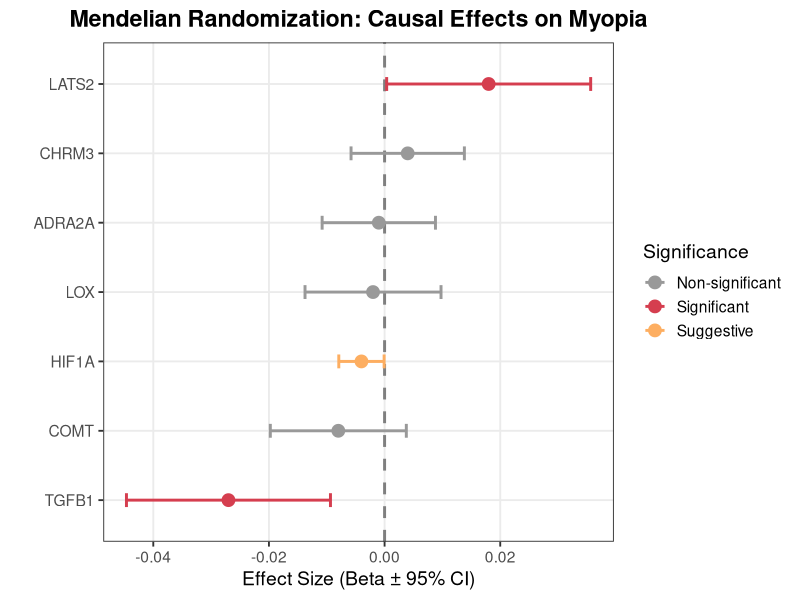
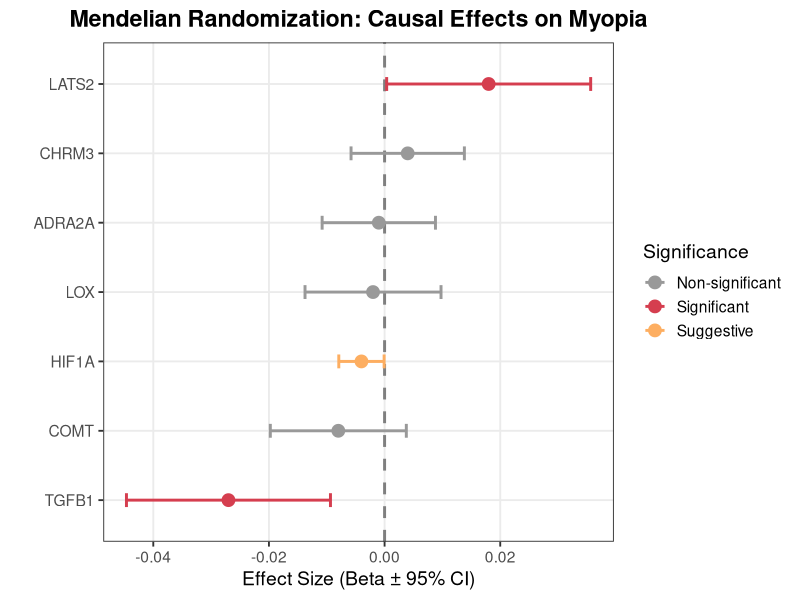
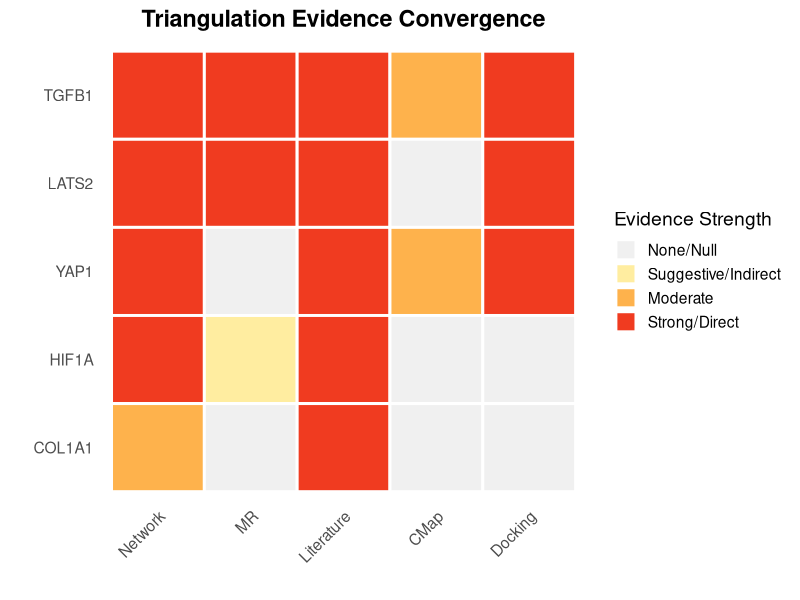
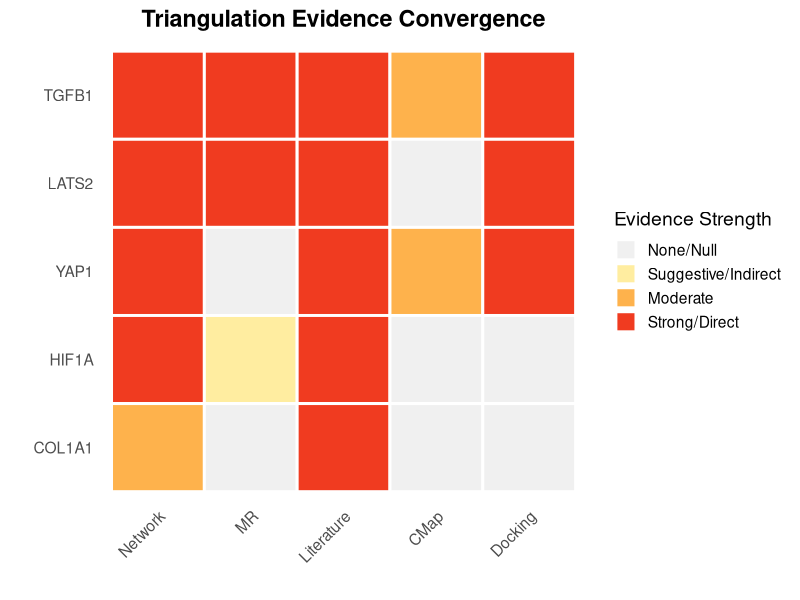
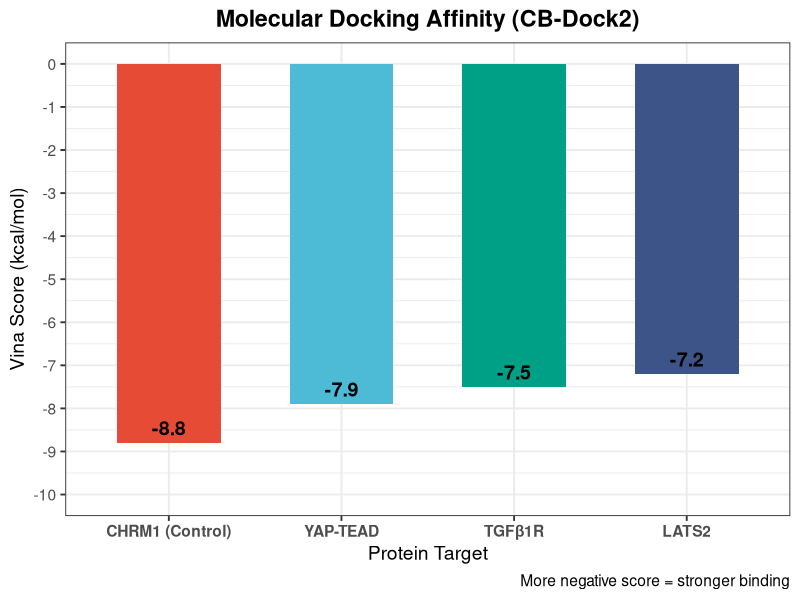
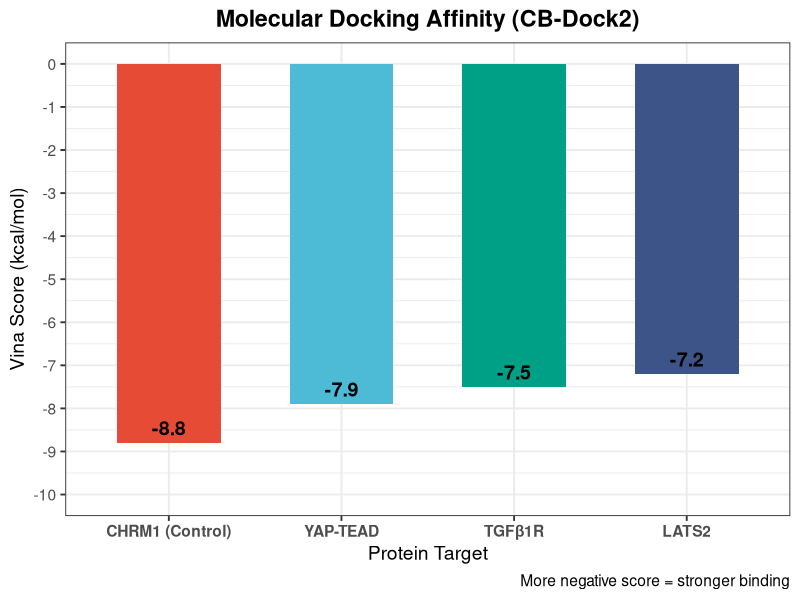

These charts were generated, in order, by the following R code:
# R script to generate publication-ready figures for Exp Eye Res submission
# Park Jungyul - M-LIGHT Project

if (!requireNamespace("ggplot2", quietly = TRUE)) install.packages("ggplot2", repos="https://cran.r-project.org")
if (!requireNamespace("dplyr", quietly = TRUE)) install.packages("dplyr", repos="https://cran.r-project.org")
if (!requireNamespace("tidyr", quietly = TRUE)) install.packages("tidyr", repos="https://cran.r-project.org")
if (!requireNamespace("ggsci", quietly = TRUE)) install.packages("ggsci", repos="https://cran.r-project.org")

library(ggplot2)
library(dplyr)
library(tidyr)
library(ggsci)

out_dir <- "c:/Projectbulid/CP5_figures"
dir.create(out_dir, showWarnings = FALSE, recursive = TRUE)

# ==============================================================================
# Figure 2A: MR Forest Plot
# ==============================================================================
mr_data <- data.frame(
  Gene = c("TGFB1", "LATS2", "HIF1A", "COMT", "ADRA2A", "CHRM3", "LOX"),
  Pathway = c("TGFβ", "Hippo", "Hypoxia", "Dopamine", "Adrenergic", "Muscarinic", "ECM"),
  Beta = c(-0.027, 0.018, -0.004, -0.008, -0.001, 0.004, -0.002),
  SE = c(0.009, 0.009, 0.002, 0.006, 0.005, 0.005, 0.006),
  Pval = c(0.003, 0.04, 0.068, 0.19, 0.80, 0.40, 0.74)
)

# Calculate 95% CI
mr_data$LCI <- mr_data$Beta - 1.96 * mr_data$SE
mr_data$UCI <- mr_data$Beta + 1.96 * mr_data$SE

# Sort by Beta
mr_data <- mr_data[order(mr_data$Beta), ]
mr_data$Gene <- factor(mr_data$Gene, levels = mr_data$Gene)
mr_data$Significance <- ifelse(mr_data$Pval < 0.05, "Significant", 
                               ifelse(mr_data$Pval < 0.1, "Suggestive", "Non-significant"))

p2_forest <- ggplot(mr_data, aes(x = Beta, y = Gene, color = Significance)) +
  geom_vline(xintercept = 0, linetype = "dashed", color = "gray50", size=1) +
  geom_errorbarh(aes(xmin = LCI, xmax = UCI), height = 0.2, size = 1) +
  geom_point(size = 4) +
  scale_color_manual(values = c("Significant" = "#D53E4F", "Suggestive" = "#FDAE61", "Non-significant" = "#999999")) +
  theme_bw(base_size = 14) +
  labs(title = "Mendelian Randomization: Causal Effects on Myopia",
       x = "Effect Size (Beta ± 95% CI)", y = "") +
  theme(panel.grid.minor = element_blank(),
        plot.title = element_text(face = "bold", hjust=0.5))

ggsave(file.path(out_dir, "Figure2A_MR_Forest.pdf"), p2_forest, width = 8, height = 5)
ggsave(file.path(out_dir, "Figure2A_MR_Forest.png"), p2_forest, width = 8, height = 5, dpi=300)


# ==============================================================================
# Figure 3: Triangulation Heatmap
# ==============================================================================
# Categories: 0=None/Insufficient, 1=Weak/Suggestive, 2=Moderate, 3=Strong
heat_data <- data.frame(
  Gene = c("TGFB1", "LATS2", "YAP1", "HIF1A", "COL1A1"),
  Network = c(3, 3, 3, 3, 2),        # 3=Hub/Intersection, 2=Downstream
  MR = c(3, 3, 0, 1, 0),             # 3=Causal, 1=Suggestive, 0=Insuff
  Literature = c(3, 3, 3, 3, 3),     # 3=Confirmed
  CMap = c(2, 0, 2, 0, 0),           # 2=Inhibitor matches
  Docking = c(3, 3, 3, 0, 0)         # 3=Strong binding
)

heat_long <- heat_data %>%
  pivot_longer(cols = -Gene, names_to = "Method", values_to = "Score")

heat_long$Gene <- factor(heat_long$Gene, levels = rev(heat_data$Gene))
heat_long$Method <- factor(heat_long$Method, levels = names(heat_data)[-1])

p3_heat <- ggplot(heat_long, aes(x = Method, y = Gene, fill = factor(Score))) +
  geom_tile(color = "white", size=1) +
  scale_fill_manual(values = c("0" = "#f0f0f0", "1" = "#ffeda0", "2" = "#feb24c", "3" = "#f03b20"),
                    labels = c("None/Null", "Suggestive/Indirect", "Moderate", "Strong/Direct"),
                    name = "Evidence Strength") +
  theme_minimal(base_size = 14) +
  labs(title = "Triangulation Evidence Convergence", x = "", y = "") +
  theme(panel.grid.major = element_blank(),
        plot.title = element_text(face = "bold", hjust=0.5),
        axis.text.x = element_text(angle = 45, hjust = 1))

ggsave(file.path(out_dir, "Figure3_Triangulation_Heatmap.pdf"), p3_heat, width = 7, height = 5)
ggsave(file.path(out_dir, "Figure3_Triangulation_Heatmap.png"), p3_heat, width = 7, height = 5, dpi=300)


# ==============================================================================
# Figure 4: Molecular Docking Bar Plot
# ==============================================================================
dock_data <- data.frame(
  Target = c("CHRM1 (Control)", "YAP-TEAD", "TGFβ1R", "LATS2"),
  Score = c(-8.8, -7.9, -7.5, -7.2)
)

dock_data$Target <- factor(dock_data$Target, levels = dock_data$Target)

p4_dock <- ggplot(dock_data, aes(x = Target, y = Score, fill = Target)) +
  geom_bar(stat = "identity", width = 0.6) +
  scale_fill_npg() +
  theme_bw(base_size = 14) +
  scale_y_continuous(limits = c(-10, 0), breaks=seq(-10, 0, by=1)) +
  labs(title = "Molecular Docking Affinity (CB-Dock2)",
       x = "Protein Target", y = "Vina Score (kcal/mol)",
       caption = "More negative score = stronger binding") +
  theme(legend.position = "none",
        plot.title = element_text(face = "bold", hjust=0.5),
        axis.text.x = element_text(face = "bold")) +
  geom_text(aes(label = Score), vjust = -0.5, size = 5, fontface="bold") # vjust=-0.5 works because values are negative but we actually want them below if we plot negative

ggsave(file.path(out_dir, "Figure4_Docking_Bar.pdf"), p4_dock, width = 7, height = 5)
ggsave(file.path(out_dir, "Figure4_Docking_Bar.png"), p4_dock, width = 7, height = 5, dpi=300)

cat("Successfully generated high-quality figures in CP5_figures/\n")
